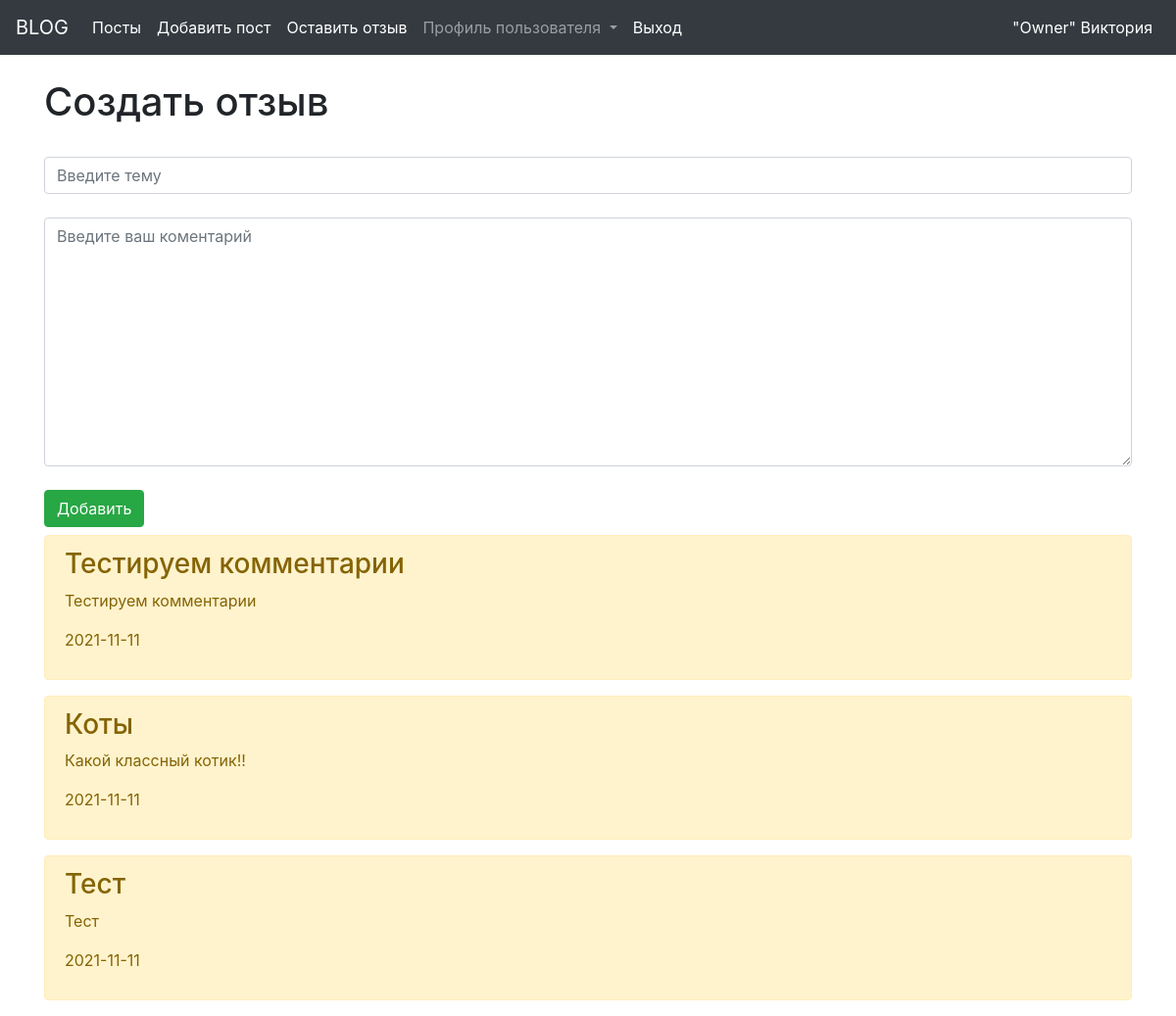
Screenshot of /create/ (signed in) with the database file from the repository.
### first/models.py (models this page shows, shortened)
class Comment (models.Model):
    title = models.CharField(max_length=255)
    content = models.TextField(blank=True)
    created_at = models.DateTimeField(auto_now_add=True)#один раз заполняется при создании (редактирование не влияет)

### first/views.py (the view, shortened to what this page needs)
# urls.py: path("create/", create, name="create"),
def create(request):
	error = ""
	coments = Comment.objects.order_by("-id")  # Коментарии на этой же страницы
	form = CommentForm()
	context = {
		"form":form,
		"error":error,
		"coments":coments # Коментарии на этой же страницы
	}
	return render(request, "firstapp/create.html", context)

### first/forms.py
class CommentForm(ModelForm):
	class Meta:
		model = Comment
		fields = ["title","content"]
		widgets = {
			"title":TextInput(attrs={
				"class":"form-control",
				"placeholder":"Введите тему"
			}),
			"content":Textarea(attrs={
				"class":"form-control",
				"placeholder":"Введите ваш коментарий"
			}),
		}

### templates/firstapp/create.html (shortened to what this page needs)
{% extends "firstapp/base.html" %}
{% block content %}
 {% if  user.is_authenticated%}
<div class="row">
    <div class="col-sm-12">
        <h1>Создать отзыв</h1>
        <br>
        <form method="post">
            {{ form.title }}
            <br>
            {{ form.content }}
            <br>
            <button type="submit" class="btn btn-success">Добавить</button>
        </form>
    </div>
</div>
{% for coment in coments %}
<div class="alert alert-warning mt-2">
    <h3>{{ coment.title }}</h3>
    <p>{{ coment.content|safe }}</p>
    <p>{{ coment.created_at|date:"Y-m-d"}}</p>
</div>
{% endfor %}
{% else %}
<h1>Вы не вошли в аккаунт (или его у вас нет)</h1>
{% endif %}
{% endblock %}

### templates/firstapp/base.html (shortened to what this page needs)
<!DOCTYPE html>
<html>
<head>
    <link rel="stylesheet" href="http://stackpath.bootstrapcdn.com/bootstrap/4.4.1/css/bootstrap.min.css">
</head>
<body>
    <nav class="navbar navbar-expand-lg navbar-dark bg-dark">
            <a class="navbar-brand" href=" {% url "homepage" %}">BLOG</a>
            <div class="collapse navbar-collapse" id="navbarSupportedContent">
                <ul class="navbar-nav mr-auto">
                    {% if user.is_authenticated%}
                    <li class="nav-item active">
                        <a class="nav-link" href="{% url "posts" %}">Посты</a>
                    </li>
                    <li class="nav-item active">
                        <a class="nav-link" href="{% url "add_post" %}">Добавить пост</a>
                    </li>
                    <li class="nav-item active">
                        <a class="nav-link" href="{% url "create" %}">Оставить отзыв</a>
                    </li>
                    <li class="nav-item dropdown">
                        <a class="nav-link dropdown-toggle" href="#" id="navbarDropdown" role="button"
                            data-toggle="dropdown" aria-haspopup="true" aria-expanded="false">
                            Профиль пользователя
                        </a>
                    </li>
                    <li class="nav-item active">
                        <a class="nav-link" href="{% url "logout" %}">Выход</a>
                    </li>
                    {% endif %}
                </ul>
                {% if user.is_authenticated%}
                {% if user.profile.id%}
                <ul class="navbar-nav ml-auto">
                    <li class="nav-item active">
                        <a class="nav-link" href="{% url "show_profile_page" user.profile.id %}">
                            "{{ user}}"
                            {{ user.first_name}}
                        </a>
                    </li>
                </ul>
                {% endif %}
                {% endif %}
            </div>
    </nav>
    <div class="container">
        <br>
        {% block content %}{% endblock %}
    </div>
</body>
</html>

### rows the page displays
Comment: title "Тестируем комментарии", content "Тестируем комментарии", created_at "2021-11-11"
Comment: title "Коты", content "Какой классный котик!!", created_at "2021-11-11"
Comment: title "Тест", content "Тест", created_at "2021-11-11"

### other values shown
{{ user }} "Owner"
{{ user.first_name }} "Виктория"
